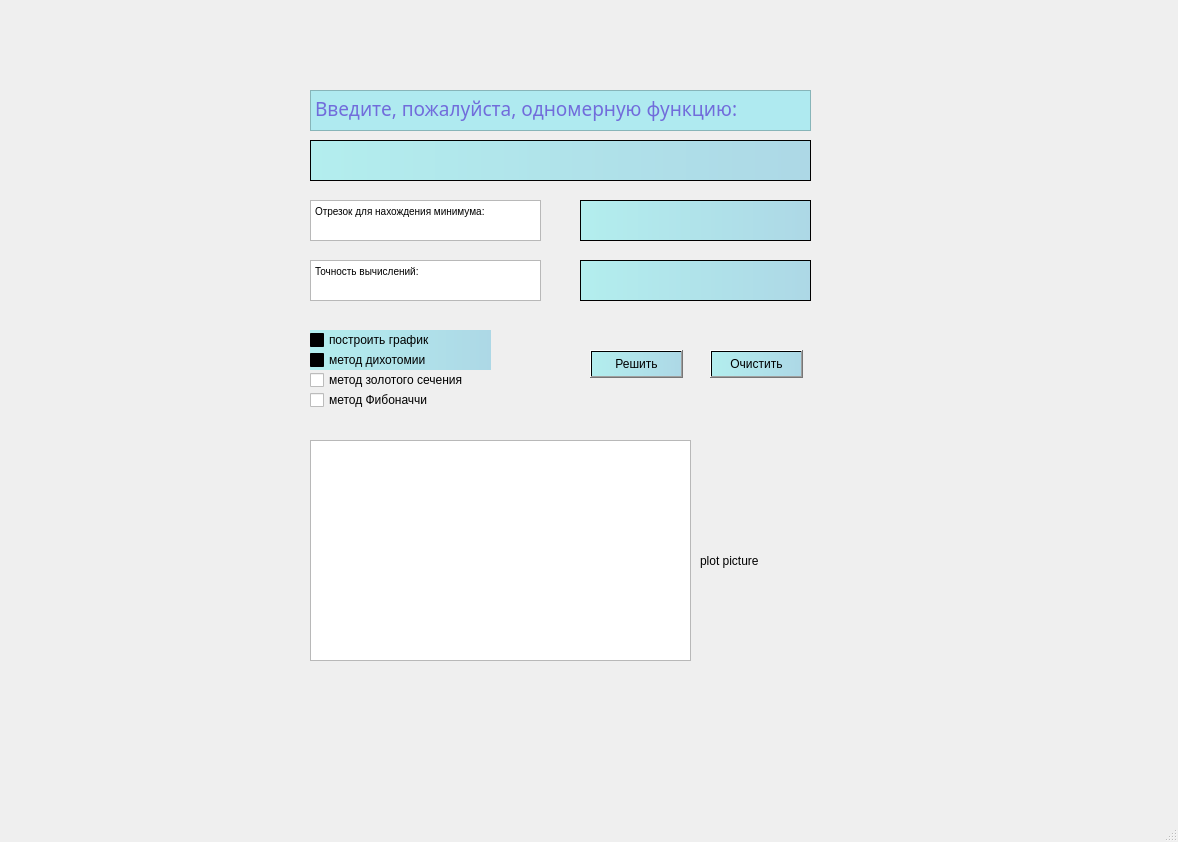
<?xml version="1.0" encoding="UTF-8"?>
<ui version="4.0">
 <class>MainWindow</class>
 <widget class="QMainWindow" name="MainWindow">
  <property name="geometry">
   <rect>
    <x>0</x>
    <y>0</y>
    <width>1178</width>
    <height>842</height>
   </rect>
  </property>
  <property name="windowTitle">
   <string>MainWindow</string>
  </property>
  <property name="styleSheet">
   <string notr="true">background: url(D:/background.jpg)</string>
  </property>
  <widget class="QWidget" name="centralwidget">
   <widget class="QTextEdit" name="textEdit">
    <property name="geometry">
     <rect>
      <x>310</x>
      <y>140</y>
      <width>501</width>
      <height>41</height>
     </rect>
    </property>
    <property name="styleSheet">
     <string notr="true">background-color: qlineargradient(spread:pad, x1:0, y1:0, x2:1, y2:0, stop:0 rgba(179,238,238, 255), stop:1 rgba(173,216,230, 255));</string>
    </property>
    <property name="html">
     <string>&lt;!DOCTYPE HTML PUBLIC &quot;-//W3C//DTD HTML 4.0//EN&quot; &quot;http://www.w3.org/TR/REC-html40/strict.dtd&quot;&gt;
&lt;html&gt;&lt;head&gt;&lt;meta name=&quot;qrichtext&quot; content=&quot;1&quot; /&gt;&lt;style type=&quot;text/css&quot;&gt;
p, li { white-space: pre-wrap; }
&lt;/style&gt;&lt;/head&gt;&lt;body style=&quot; font-family:'MS Shell Dlg 2'; font-size:8.25pt; font-weight:400; font-style:normal;&quot;&gt;
&lt;p style=&quot;-qt-paragraph-type:empty; margin-top:0px; margin-bottom:0px; margin-left:0px; margin-right:0px; -qt-block-indent:0; text-indent:0px; font-size:7.8pt;&quot;&gt;&lt;br /&gt;&lt;/p&gt;&lt;/body&gt;&lt;/html&gt;</string>
    </property>
   </widget>
   <widget class="QTextBrowser" name="textBrowser">
    <property name="geometry">
     <rect>
      <x>310</x>
      <y>90</y>
      <width>501</width>
      <height>41</height>
     </rect>
    </property>
    <property name="font">
     <font>
      <family>Perpetua</family>
     </font>
    </property>
    <property name="autoFillBackground">
     <bool>true</bool>
    </property>
    <property name="styleSheet">
     <string notr="true">color:rgb(113, 108, 219);
border-color: rgb(255, 255, 255);
background-color: rgb(175, 234, 240);</string>
    </property>
    <property name="readOnly">
     <bool>true</bool>
    </property>
    <property name="html">
     <string>&lt;!DOCTYPE HTML PUBLIC &quot;-//W3C//DTD HTML 4.0//EN&quot; &quot;http://www.w3.org/TR/REC-html40/strict.dtd&quot;&gt;
&lt;html&gt;&lt;head&gt;&lt;meta name=&quot;qrichtext&quot; content=&quot;1&quot; /&gt;&lt;style type=&quot;text/css&quot;&gt;
p, li { white-space: pre-wrap; }
&lt;/style&gt;&lt;/head&gt;&lt;body style=&quot; font-family:'Perpetua'; font-size:8.25pt; font-weight:400; font-style:normal;&quot;&gt;
&lt;p style=&quot; margin-top:0px; margin-bottom:0px; margin-left:0px; margin-right:0px; -qt-block-indent:0; text-indent:0px;&quot;&gt;&lt;span style=&quot; font-family:'MS Shell Dlg 2'; font-size:14pt;&quot;&gt;Введите, пожалуйста, одномерную функцию:&lt;/span&gt;&lt;/p&gt;&lt;/body&gt;&lt;/html&gt;</string>
    </property>
   </widget>
   <widget class="QPushButton" name="pushButton">
    <property name="geometry">
     <rect>
      <x>590</x>
      <y>350</y>
      <width>93</width>
      <height>28</height>
     </rect>
    </property>
    <property name="styleSheet">
     <string notr="true">background-color: qlineargradient(spread:pad, x1:0, y1:0, x2:1, y2:0, stop:0 rgba(179,238,238, 255), stop:1 rgba(173,216,230, 255));</string>
    </property>
    <property name="text">
     <string>Решить</string>
    </property>
   </widget>
   <widget class="QPushButton" name="pushButton_2">
    <property name="geometry">
     <rect>
      <x>710</x>
      <y>350</y>
      <width>93</width>
      <height>28</height>
     </rect>
    </property>
    <property name="styleSheet">
     <string notr="true">background-color: qlineargradient(spread:pad, x1:0, y1:0, x2:1, y2:0, stop:0 rgba(179,238,238, 255), stop:1 rgba(173,216,230, 255));</string>
    </property>
    <property name="text">
     <string>Очистить</string>
    </property>
   </widget>
   <widget class="QCheckBox" name="checkBox">
    <property name="geometry">
     <rect>
      <x>310</x>
      <y>330</y>
      <width>181</width>
      <height>20</height>
     </rect>
    </property>
    <property name="styleSheet">
     <string notr="true">background-color: qlineargradient(spread:pad, x1:0, y1:0, x2:1, y2:0, stop:0 rgba(179,238,238, 255), stop:1 rgba(173,216,230, 255));</string>
    </property>
    <property name="text">
     <string>построить график</string>
    </property>
   </widget>
   <widget class="QCheckBox" name="checkBox_2">
    <property name="geometry">
     <rect>
      <x>310</x>
      <y>350</y>
      <width>181</width>
      <height>20</height>
     </rect>
    </property>
    <property name="styleSheet">
     <string notr="true">background-color: qlineargradient(spread:pad, x1:0, y1:0, x2:1, y2:0, stop:0 rgba(179,238,238, 255), stop:1 rgba(173,216,230, 255));</string>
    </property>
    <property name="text">
     <string>метод дихотомии</string>
    </property>
   </widget>
   <widget class="QCheckBox" name="checkBox_3">
    <property name="geometry">
     <rect>
      <x>310</x>
      <y>370</y>
      <width>181</width>
      <height>20</height>
     </rect>
    </property>
    <property name="text">
     <string>метод золотого сечения</string>
    </property>
   </widget>
   <widget class="QCheckBox" name="checkBox_4">
    <property name="geometry">
     <rect>
      <x>310</x>
      <y>390</y>
      <width>181</width>
      <height>20</height>
     </rect>
    </property>
    <property name="text">
     <string>метод Фибоначчи</string>
    </property>
   </widget>
   <widget class="QTextBrowser" name="textBrowser_2">
    <property name="enabled">
     <bool>true</bool>
    </property>
    <property name="geometry">
     <rect>
      <x>310</x>
      <y>200</y>
      <width>231</width>
      <height>41</height>
     </rect>
    </property>
    <property name="styleSheet">
     <string notr="true">alternate-background-color: rgb(85, 85, 255);</string>
    </property>
    <property name="html">
     <string>&lt;!DOCTYPE HTML PUBLIC &quot;-//W3C//DTD HTML 4.0//EN&quot; &quot;http://www.w3.org/TR/REC-html40/strict.dtd&quot;&gt;
&lt;html&gt;&lt;head&gt;&lt;meta name=&quot;qrichtext&quot; content=&quot;1&quot; /&gt;&lt;style type=&quot;text/css&quot;&gt;
p, li { white-space: pre-wrap; }
&lt;/style&gt;&lt;/head&gt;&lt;body style=&quot; font-family:'MS Shell Dlg 2'; font-size:8.25pt; font-weight:400; font-style:normal;&quot;&gt;
&lt;p style=&quot; margin-top:0px; margin-bottom:0px; margin-left:0px; margin-right:0px; -qt-block-indent:0; text-indent:0px;&quot;&gt;&lt;span style=&quot; font-size:7.8pt;&quot;&gt;Отрезок для нахождения минимума:&lt;/span&gt;&lt;/p&gt;&lt;/body&gt;&lt;/html&gt;</string>
    </property>
   </widget>
   <widget class="QTextEdit" name="textEdit_2">
    <property name="geometry">
     <rect>
      <x>580</x>
      <y>200</y>
      <width>231</width>
      <height>41</height>
     </rect>
    </property>
    <property name="styleSheet">
     <string notr="true">background-color: qlineargradient(spread:pad, x1:0, y1:0, x2:1, y2:0, stop:0 rgba(179,238,238, 255), stop:1 rgba(173,216,230, 255));</string>
    </property>
    <property name="html">
     <string>&lt;!DOCTYPE HTML PUBLIC &quot;-//W3C//DTD HTML 4.0//EN&quot; &quot;http://www.w3.org/TR/REC-html40/strict.dtd&quot;&gt;
&lt;html&gt;&lt;head&gt;&lt;meta name=&quot;qrichtext&quot; content=&quot;1&quot; /&gt;&lt;style type=&quot;text/css&quot;&gt;
p, li { white-space: pre-wrap; }
&lt;/style&gt;&lt;/head&gt;&lt;body style=&quot; font-family:'MS Shell Dlg 2'; font-size:8.25pt; font-weight:400; font-style:normal;&quot;&gt;
&lt;p style=&quot;-qt-paragraph-type:empty; margin-top:0px; margin-bottom:0px; margin-left:0px; margin-right:0px; -qt-block-indent:0; text-indent:0px; font-size:7.8pt;&quot;&gt;&lt;br /&gt;&lt;/p&gt;&lt;/body&gt;&lt;/html&gt;</string>
    </property>
   </widget>
   <widget class="QTextBrowser" name="textBrowser_3">
    <property name="geometry">
     <rect>
      <x>310</x>
      <y>260</y>
      <width>231</width>
      <height>41</height>
     </rect>
    </property>
    <property name="styleSheet">
     <string notr="true">alternate-background-color: rgb(85, 85, 255);</string>
    </property>
    <property name="html">
     <string>&lt;!DOCTYPE HTML PUBLIC &quot;-//W3C//DTD HTML 4.0//EN&quot; &quot;http://www.w3.org/TR/REC-html40/strict.dtd&quot;&gt;
&lt;html&gt;&lt;head&gt;&lt;meta name=&quot;qrichtext&quot; content=&quot;1&quot; /&gt;&lt;style type=&quot;text/css&quot;&gt;
p, li { white-space: pre-wrap; }
&lt;/style&gt;&lt;/head&gt;&lt;body style=&quot; font-family:'MS Shell Dlg 2'; font-size:8.25pt; font-weight:400; font-style:normal;&quot;&gt;
&lt;p style=&quot; margin-top:0px; margin-bottom:0px; margin-left:0px; margin-right:0px; -qt-block-indent:0; text-indent:0px;&quot;&gt;&lt;span style=&quot; font-size:7.8pt;&quot;&gt;Точность вычислений:&lt;/span&gt;&lt;/p&gt;&lt;/body&gt;&lt;/html&gt;</string>
    </property>
   </widget>
   <widget class="QTextEdit" name="textEdit_3">
    <property name="geometry">
     <rect>
      <x>580</x>
      <y>260</y>
      <width>231</width>
      <height>41</height>
     </rect>
    </property>
    <property name="styleSheet">
     <string notr="true">background-color: qlineargradient(spread:pad, x1:0, y1:0, x2:1, y2:0, stop:0 rgba(179,238,238, 255), stop:1 rgba(173,216,230, 255));</string>
    </property>
    <property name="html">
     <string>&lt;!DOCTYPE HTML PUBLIC &quot;-//W3C//DTD HTML 4.0//EN&quot; &quot;http://www.w3.org/TR/REC-html40/strict.dtd&quot;&gt;
&lt;html&gt;&lt;head&gt;&lt;meta name=&quot;qrichtext&quot; content=&quot;1&quot; /&gt;&lt;style type=&quot;text/css&quot;&gt;
p, li { white-space: pre-wrap; }
&lt;/style&gt;&lt;/head&gt;&lt;body style=&quot; font-family:'MS Shell Dlg 2'; font-size:8.25pt; font-weight:400; font-style:normal;&quot;&gt;
&lt;p style=&quot;-qt-paragraph-type:empty; margin-top:0px; margin-bottom:0px; margin-left:0px; margin-right:0px; -qt-block-indent:0; text-indent:0px; font-size:7.8pt;&quot;&gt;&lt;br /&gt;&lt;/p&gt;&lt;/body&gt;&lt;/html&gt;</string>
    </property>
   </widget>
   <widget class="QTextBrowser" name="textBrowser_4">
    <property name="enabled">
     <bool>true</bool>
    </property>
    <property name="geometry">
     <rect>
      <x>310</x>
      <y>440</y>
      <width>381</width>
      <height>221</height>
     </rect>
    </property>
   </widget>
   <widget class="QLabel" name="label">
    <property name="geometry">
     <rect>
      <x>700</x>
      <y>400</y>
      <width>421</width>
      <height>321</height>
     </rect>
    </property>
    <property name="text">
     <string>plot picture</string>
    </property>
   </widget>
  </widget>
  <widget class="QMenuBar" name="menubar">
   <property name="geometry">
    <rect>
     <x>0</x>
     <y>0</y>
     <width>1178</width>
     <height>21</height>
    </rect>
   </property>
  </widget>
  <widget class="QStatusBar" name="statusbar"/>
 </widget>
 <resources/>
 <connections/>
</ui>
